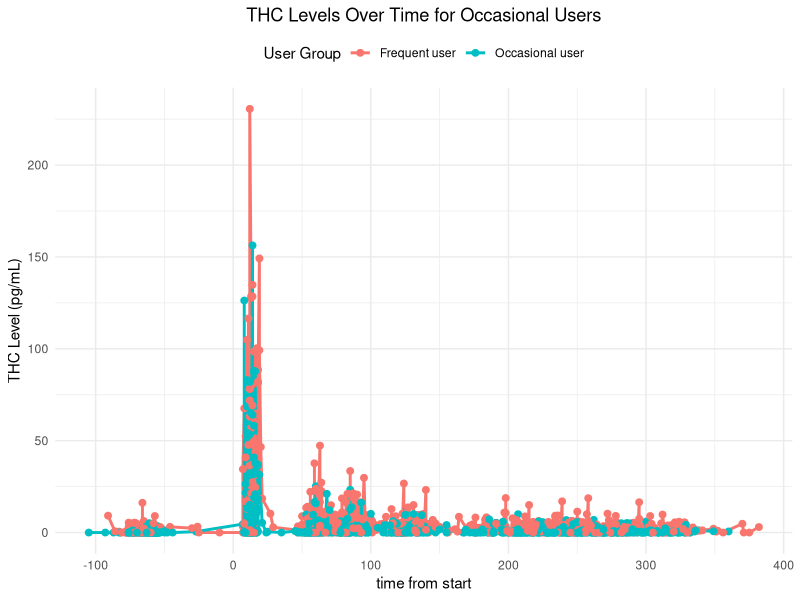
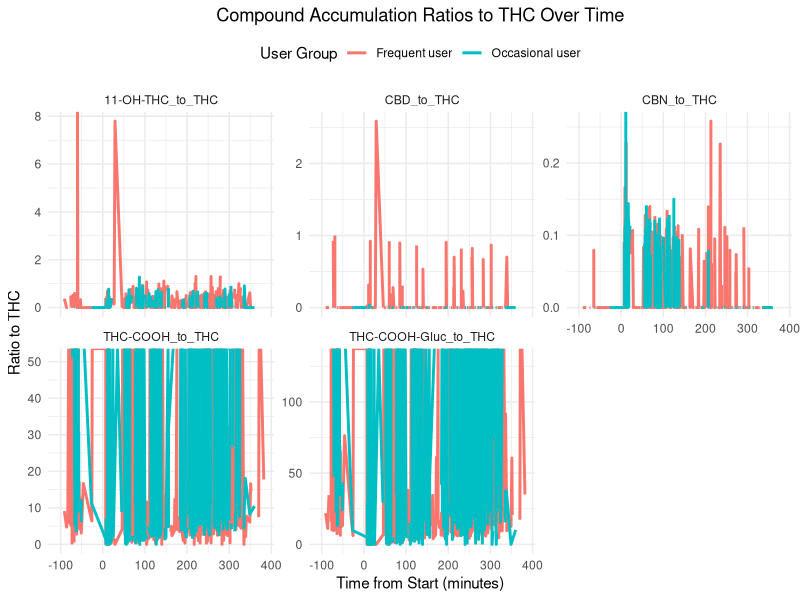
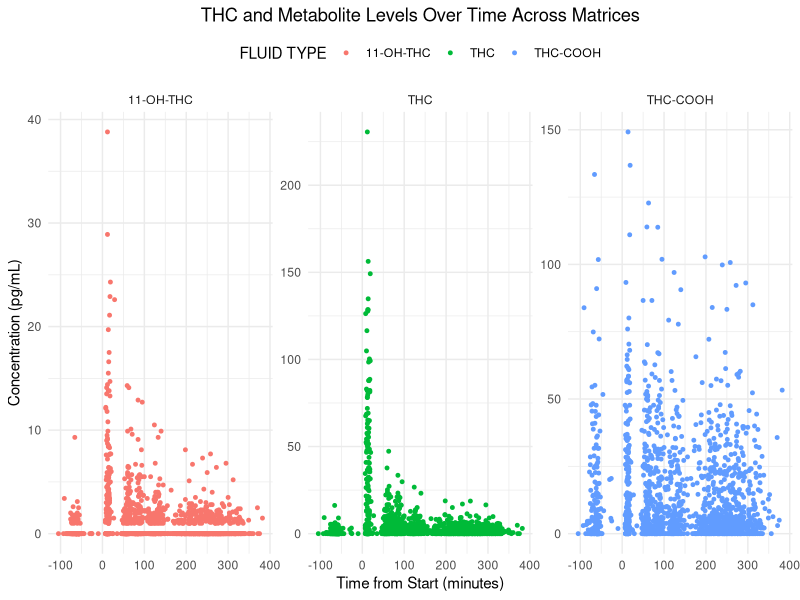

Reproduce these figures in R, in order.
## ---- chunk 1
# control global Rmd chunk settings
knitr::opts_chunk$set(echo = TRUE, warning=FALSE, message=FALSE)
## ---- chunk 2
library(tidyverse)
## ---- chunk 3
WB <- read_csv("data/Blood.csv")
BR <- read_csv("data/Breath.csv")
OF <- read_csv("data/OF.csv")
combined <- read_csv("data/cs01_combined.csv")
combined
## ---- chunk 4

ggplot(WB, aes(x = time.from.start, y = THC, color = Group)) +
  geom_line(size = 1) +
  geom_point(size = 2) +
  
  # Customize labels and theme
  labs(
    title = "THC Levels Over Time for Occasional Users",
    x = "time from start",
    y = "THC Level (pg/mL)",
    color = "User Group"
  ) +
  theme_minimal() +
  theme(
    plot.title = element_text(hjust = 0.5),
    legend.position = "top"
  )

## ---- chunk 5
df <- WB %>%
  mutate(
    CBN_to_THC = CBN / THC,
    CBD_to_THC = CBD / THC,
    `11-OH-THC_to_THC` = `11-OH-THC` / THC,
    `THC-COOH_to_THC` = `THC-COOH` / THC,
    `THC-COOH-Gluc_to_THC` = `THC-COOH-Gluc` / THC
  )
df_long <- df %>%
  pivot_longer(cols = starts_with("CBN_to_THC"):starts_with("THC-COOH-Gluc_to_THC"),
               names_to = "Compound_Ratio", values_to = "Ratio_Value")

ggplot(df_long, aes(x = time.from.start, y = Ratio_Value, color = Group)) +
  geom_line(size = 1) +
  facet_wrap(~ Compound_Ratio, scales = "free_y") +
  
  labs(
    title = "Compound Accumulation Ratios to THC Over Time",
    x = "Time from Start (minutes)",
    y = "Ratio to THC",
    color = "User Group"
  ) +
  theme_minimal() +
  theme(
    plot.title = element_text(hjust = 0.5),
    legend.position = "top"
  )
## ---- chunk 6
df_long <- WB %>%
  pivot_longer(cols = c(THC, `11-OH-THC`, `THC-COOH`), names_to = "Compound", values_to = "Level")

# Plot THC and metabolites over time for each matrix
ggplot(df_long, aes(x = time.from.start, y = Level, color = Compound)) +
  geom_point(size = 1) +
  facet_wrap(~ Compound, scales = "free_y") +

  labs(
    title = "THC and Metabolite Levels Over Time Across Matrices",
    x = "Time from Start (minutes)",
    y = "Concentration (pg/mL)",
    color = "FLUID TYPE"
  ) +
  theme_minimal() +
  theme(
    plot.title = element_text(hjust = 0.5),
    legend.position = "top"
  )
## ---- chunk 7

